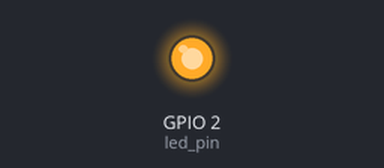
A sketch run on a simulated ESP32. Parts: output pins drawn as LEDs (lit = HIGH).

Above: at 0.2 s.
At 3.0 s:
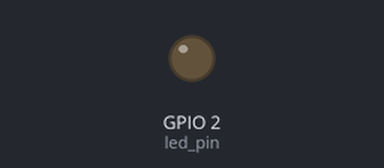
Timing chart, 0 to 7.2 s (numbered marks = the images above):
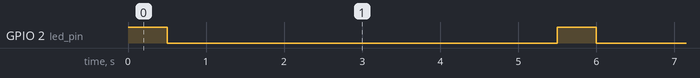

Measured:
- by itself, GPIO 2 (led_pin): alternates HIGH for 0.50 s and LOW for 5.0 s

The sketch:

L1_Intro.ino
```cpp
/*
 * ************DigiKey Introduction to RTOS Part 2******************
 * Topic: Getting started
 * Problem: Write a task to toggle an LED pin
 * https://www.youtube.com/watch?v=Qske3yZRW5I&list=PLEBQazB0HUyQ4hAPU1cJED6t3DU0h34bz&index=4
 * FreeRTOS file path: C:\..\Arduino15\packages\esp32\hardware\esp32\2.0.5\tools\sdk\esp32\include\freertos
*/


#if CONFIG_FREERTOS_UNICORE
static const BaseType_t app_cpu = 0;
#else
static const BaseType_t app_cpu = 1;
#endif

//Pins
static const int led_pin = LED_BUILTIN;

void toggleLED(void * parameter) {
  while(1) {
    digitalWrite(led_pin, HIGH);
    vTaskDelay(500 / portTICK_PERIOD_MS);
    digitalWrite(led_pin, LOW);
    vTaskDelay(5000 / portTICK_PERIOD_MS);
  }

}

void setup() {
  pinMode(led_pin, OUTPUT);

  Serial.begin(300);
  xTaskCreatePinnedToCore(    //use xTaskCreate() is used in vanilla FreeRTOS
              toggleLED,      //fuction to be called
              "Toggle LED",   // Task name
              1024,           // stack size (bytes in ESP32)
              NULL,           // parameter to pass to function
              1,              // Priority (0 - 24) 0 is the lowest priority
              NULL,           // Task handle
              app_cpu
  );

  // If this was vanilla free RTOS you'd need to call vTaskStartScheduler() in main after setting up your ,
  // But that is already done for us prior to setup

}


void loop()
{
  //Setup and loop functions both run as their own tasks with priority 1, in core 1 of the ESP32
}
```
